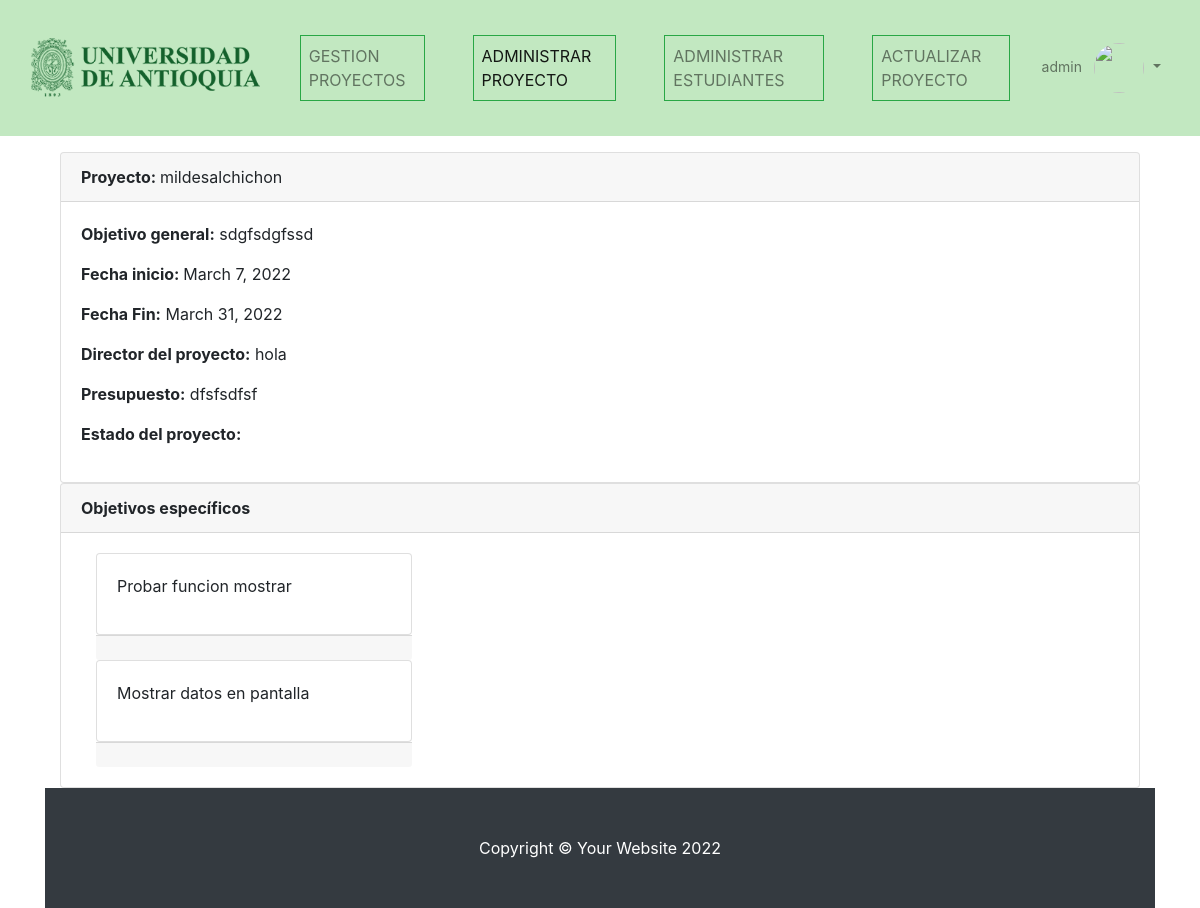
The page /manage_project/admin_project/1 (signed in) on the database its author committed.
### gestion/models.py (models this page shows, shortened)
class Proyecto(models.Model):
    estados = (('F','Finalizado'),('E','En ejecucion'))
    nombre = models.CharField(max_length=100)
    objetivo_general = models.CharField(max_length=100)
    fecha_inicio = models.DateField()
    fecha_fin = models.DateField()
    director = models.CharField(max_length=100)
    presupuesto = models.CharField(max_length=100)
    porcentaje_avance = models.IntegerField(null = True)
    estado = models.CharField(max_length=1, choices=estados)
    class meta:
        db_table= 'proyecto'
        verbose_name= 'Proyecto'
        verbose_name_plural='Proyectos'
        ordering=['id']

class Objetivos_especificos(models.Model):
    proyecto = models.ForeignKey(Proyecto,on_delete=models.CASCADE,null=True)
    contenido = models.CharField(max_length=100)
    estado = models.BooleanField(null=True,verbose_name="Efectuado")
    class meta:
        db_table= 'objetivos_especificos'
        verbose_name= 'Objetivo especifico'
        verbose_name_plural='Objetivos especificos'
        ordering=['id']

### gestion/views.py (the view)
# urls.py: path('manage_project/admin_project/<int:project_id>', admin_project, name="admin_project"),
def admin_project(request,project_id):
    project = Proyecto.objects.get(id =project_id)
    targets = Objetivos_especificos.objects.filter(proyecto = project_id)
    return render(request, "admin_project.html", {"project":project, "targets":targets})

### Templates/admin_project.html (shortened to what this page needs)
{% extends 'index.html' %}
{%block navlink%}
<li class="nav-item px-lg-4">
    <a class="nav-link text-uppercase border border-success" href="{% url 'gestion_proyecto' %}">Gestion proyectos</a>
</li>
<li class="nav-item px-lg-4">
    <a class="nav-link text-uppercase border border-success active" href="">Administrar proyecto</a>
</li>
<li class="nav-item px-lg-4">
    <a class="nav-link text-uppercase border border-success" href="{% url 'manage_students'%}">Administrar estudiantes</a>
</li>
<li class="nav-item px-lg-4">
    <a class="nav-link text-uppercase border border-success" href="">Actualizar proyecto</a>
</li>
{%endblock%}
{% block content %}
<div class="container">
    <div class="card">
        <div class="card-header"><b>Proyecto: </b> {{ project.nombre }}</div>
        <div class="card-body">
            <p><b>Objetivo general:</b> {{ project.objetivo_general}}</p>
            <p><b>Fecha inicio: </b> {{ project.fecha_inicio}}</p>
            <p><b>Fecha Fin:</b> {{ project.fecha_fin }}</p>
            <p><b>Director del proyecto:</b> {{ project.director }}</p>
            <p><b>Presupuesto:</b> {{project.presupuesto}}</p>
            <p><b>Estado del proyecto:</b> {{ project.Estado }}</p>
        </div>
    </div>
    <div class="card">
        <div class="card-header"><b>Objetivos específicos</b></div>
        <div class="card-body">
            {% if targets %}
            {% for target in targets %}
                <div class="col-4">
                    <div class="card">
                        <div class="card-body">
                            <p>{{target.contenido}}</p>
                        </div>
                    </div>
                    <div class="card-footer">
                    </div>
                </div>
            {% endfor %}
            {% endif %}
        </div>
</div>
{% endblock %}

### Templates/index.html (shortened to what this page needs)
<!DOCTYPE html>
<html>
<head>
    {% load bootstrap4 %}
    {% bootstrap_css %}
    {%load static%}
</head>
<body>
    <nav class="navbar navbar-expand-lg navbar-light"  style="background-color: #C2E8C1;">
        <div class="container-fluid">
            <div class="navbar-header">
                <a class="navbar-brand" href="{% url 'gestion_proyecto' %}">
                    <img class="img-responsive" src="{% static 'img/logo-udea.png'%}" alt="" height="110">
                </a>
            </div>
            <div class="collapse navbar-collapse" id="collapsibleNavbar">
                <ul class="navbar-nav mx-auto ">
                    {% if user.is_authenticated %}
                    {% block navlink %}{% endblock %}
                    {% endif %}
                </ul>
                <ul class="nav navbar-nav ml-auto ">
                    {% if user.is_authenticated %}
                        <li class="nav-item dropdown no-arrow">
                            <a class="nav-link dropdown-toggle" href="#" id="userDropdown" role="button"
                                data-toggle="dropdown" aria-haspopup="true" aria-expanded="false">
                                <span class="mr-2 d-none d-lg-inline text-gray-600 small">{{ user.username }}</span>
                                <img class="img-profile rounded-circle"
                                    src="https://s3.eu-central-1.amazonaws.com/bootstrapbaymisc/blog/24_days_bootstrap/fox.jpg"  width="50" height="50" class="rounded-circle">
                            </a>
                        </li>
                    {% endif %}
                </ul>
            </div>
        </div>
    </nav>
    <div class="container mt-3">
        {% block content %}{% endblock %}
    </div>
    <footer class="py-5 bg-dark">
        <div class="container">
            <p class="m-0 text-center text-white">Copyright © Your Website 2022</p>
        </div>
    </footer>
</body>
</html>

### rows shown on the page
Proyecto: nombre "mildesalchichon", objetivo_general "sdgfsdgfssd", fecha_inicio "March 7, 2022", fecha_fin "March 31, 2022", director "hola", presupuesto "dfsfsdfsf"
Objetivos_especificos: contenido "Probar funcion mostrar"
Objetivos_especificos: contenido "Mostrar datos en pantalla"

### other values the page prints
{{ user.username }} "admin"
